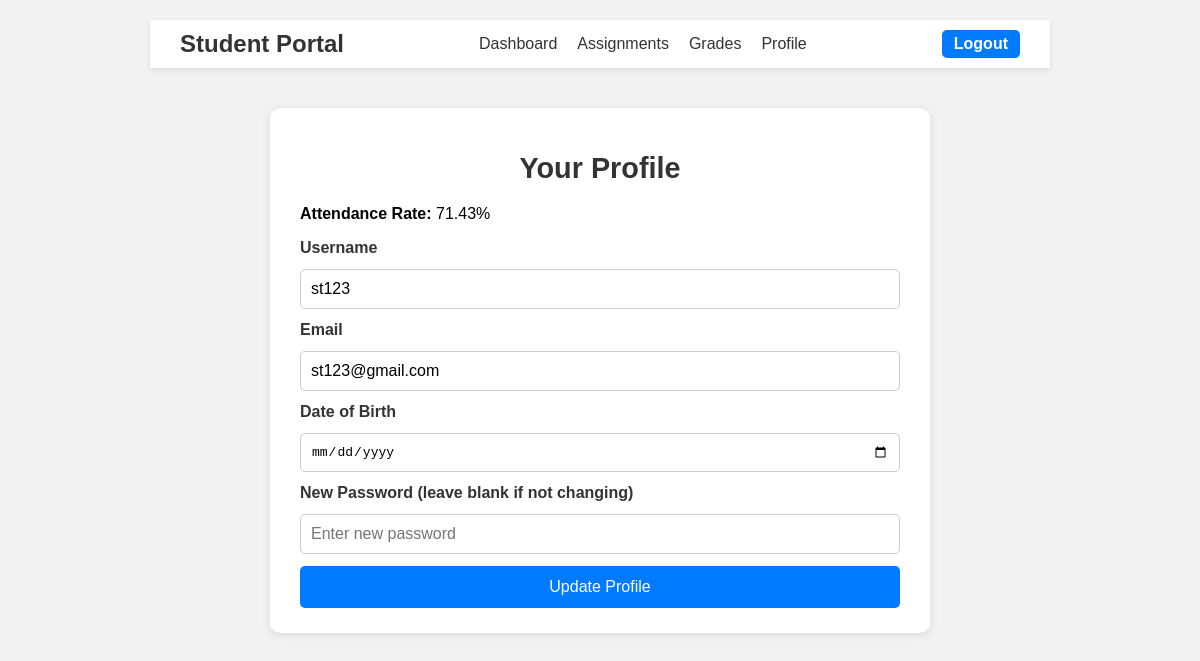
The app's page /student_profile.php (signed in), older data.
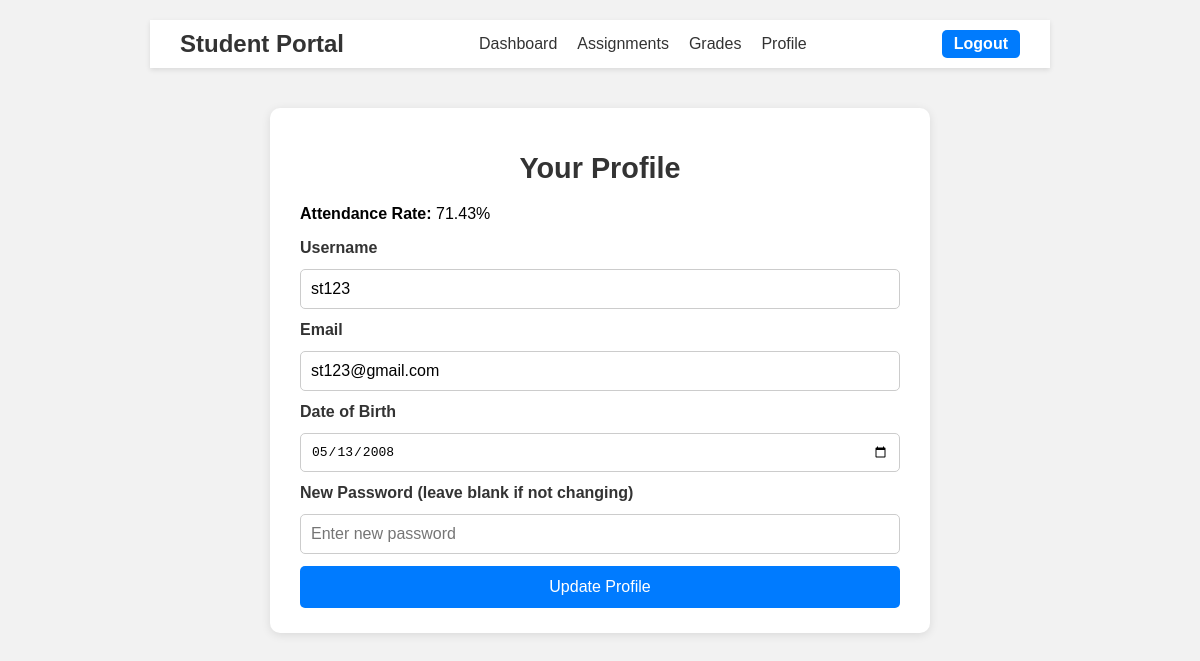
The same page, newer data.
### tables this page shows
CREATE TABLE `students` (
  `student_id` int(11) NOT NULL,
  `user_id` int(11) NOT NULL,
  `date_of_birth` date DEFAULT NULL
);

CREATE TABLE `users` (
  `user_id` int(11) NOT NULL,
  `username` varchar(100) NOT NULL,
  `password` varchar(255) NOT NULL,
  `role` enum('admin','teacher','student') NOT NULL,
  `email` varchar(255) NOT NULL
);

### student_profile.php (the view, shortened to what this page needs)
<?php
include_once __DIR__ . '/includes/db.php';
include 'includes/header_student.php';
$user_id = $_SESSION['user_id'];
$stmt = $conn->prepare("
    SELECT u.username, u.email, s.student_id, s.date_of_birth
    FROM users u
    JOIN students s ON u.user_id = s.user_id
    WHERE u.user_id = ?
");
$stmt->bind_param("i", $user_id);
$stmt->execute();
$result = $stmt->get_result();
$student = $result->fetch_assoc();
$student_id = $student['student_id'];
$stmt = $conn->prepare("SELECT COUNT(*) FROM attendance WHERE student_id = ?");
$stmt->bind_param("i", $student_id);
$stmt->execute();
$stmt->bind_result($total_classes);
$stmt = $conn->prepare("SELECT COUNT(*) FROM attendance WHERE student_id = ? AND status = 'Present'");
$stmt->bind_param("i", $student_id);
$stmt->execute();
$stmt->bind_result($present_count);
$attendance_rate = ($total_classes > 0) ? round(($present_count / $total_classes) * 100, 2) : "N/A";
?>
<!DOCTYPE html>
<html lang="en">
<head>
    <link rel="stylesheet" href="assets/student_profile.css">
</head>
<body>
    <div class="profile-container">
        <h1>Your Profile</h1>
        <p><strong>Attendance Rate:</strong>
            <?= $attendance_rate === "N/A" ? "No attendance data available." : $attendance_rate . "%" ?>
        </p>
        <form method="post" class="profile-form">
            <label for="username">Username</label>
            <input type="text" name="username" id="username" value="<?= htmlspecialchars($student['username']) ?>" required>
            <label for="email">Email</label>
            <input type="email" name="email" id="email" value="<?= htmlspecialchars($student['email']) ?>" required>
            <label for="date_of_birth">Date of Birth</label>
            <input type="date" name="date_of_birth" id="date_of_birth" value="<?= htmlspecialchars($student['date_of_birth'] ?? '') ?>">
            <label for="password">New Password (leave blank if not changing)</label>
            <input type="password" name="password" id="password" placeholder="Enter new password">
            <button type="submit">Update Profile</button>
        </form>
    </div>
</body>
</html>

### includes/header_student.php (shortened to what this page needs)
<!DOCTYPE html>
<html lang="en">
<head>
</head>
<body>
  <nav class="navbar">
    <div class="logo">
      <a href="student_dashboard.php">Student Portal</a>
    </div>
    <ul>
      <li><a href="student_dashboard.php">Dashboard</a></li>
      <li><a href="student_assignments.php">Assignments</a></li>
      <li><a href="student_grades.php">Grades</a></li>
      <li><a href="student_profile.php">Profile</a></li>
    </ul>
    <a href="logout.php" class="logout">Logout</a>
  </nav>
</body>
</html>

### assets/student_profile.css (style rules this page uses)
body { font-family: Arial, sans-serif; background: #f2f2f2; margin: 0; padding: 20px; }
.navbar { max-width:840px !important; }
.profile-container { max-width: 600px; margin: 40px auto; background: #ffffff; padding: 25px 30px; border-radius: 10px; box-shadow: 0 2px 10px rgba(0, 0, 0, 0.1); }
h1 { text-align: center; margin-bottom: 20px; font-size: 1.8em; color: #333; }
.profile-form { display: flex; flex-direction: column; gap: 12px; }
.profile-form label { font-weight: bold; color: #333; }
.profile-form input { padding: 10px; border: 1px solid #ccc; border-radius: 5px; font-size: 1em; }
.profile-form button { padding: 12px; background: #007bff; color: white; border: none; border-radius: 5px; font-size: 1em; cursor: pointer; transition: background 0.3s ease; }

### includes/header_student.php (style rules this page uses)
body { font-family: Arial, sans-serif; margin: 0; background: #f2f2ff; }
.navbar { max-width:900px; margin:0 auto; display: flex; justify-content: space-between; align-items: center; background: #fff; padding: 10px 30px; box-shadow: 0 2px 5px rgba(0,0,0,0.1); }
.navbar .logo a { font-size: 1.5rem; color: #333; text-decoration: none; font-weight: bold; }
.navbar ul { list-style: none; margin: 0; padding: 0; display: flex; gap: 20px; }
.navbar ul li a { color: #333; text-decoration: none; font-size: 1rem; font-weight: 500; transition: color 0.3s ease; }
.logout { background: #007bfd; color: white; padding: 5px 12px; border-radius: 5px; text-decoration: none; font-weight: bold; transition: background 0.3s ease; }

Row changes from the older to the newer data that the page shows:
changed students "st123": date_of_birth (not shown) → "05/13/2008"
